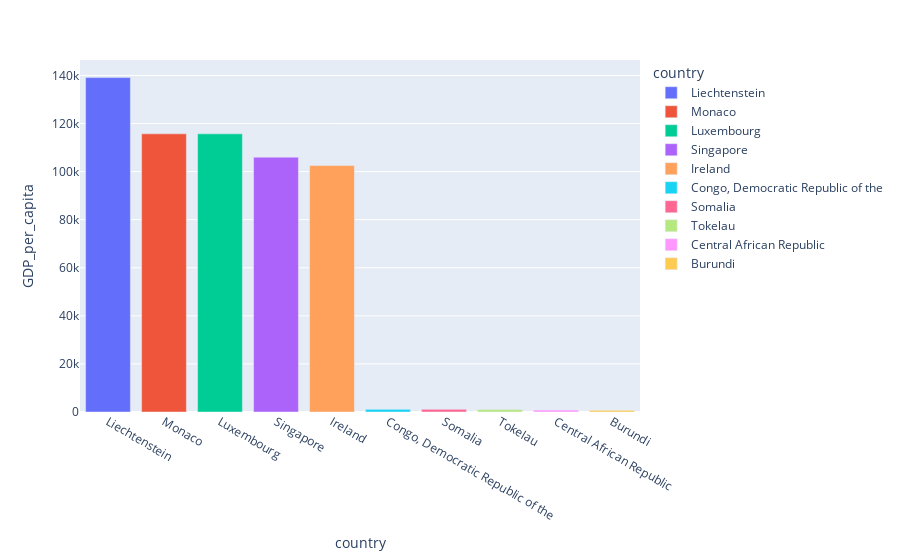

Write notebook code for a chart like this one.
### Markdown cell above
The difference between the two stands out much more in the visual than it does in words. Although this is a very simple example, we can easily expand our understanding of this data as we continue to visualize it. For example, here are the top and bottom 10 countries by per capita GDP:

### Code cell
# Grab top and bottom 10 rows
plotData = pd.concat([data.head(5), data.tail(5)])

# Plot the data
px.bar(plotData,x = 'country', y = 'GDP_per_capita', color='country')

### Figure 1 — Plotly figure (JSON) as saved in the notebook; plotly's stock layout.template omitted (floating-point values rounded to 4 significant figures)
{"data": [{"alignmentgroup": "True", "hovertemplate": "country=%{x}<br>GDP_per_capita=%{y}<extra></extra>", "legendgroup": "Liechtenstein", "marker": {"color": "#636efa", "pattern": {"shape": ""}}, "name": "Liechtenstein", "offsetgroup": "Liechtenstein", "orientation": "v", "showlegend": true, "textposition": "auto", "type": "bar", "x": ["Liechtenstein"], "xaxis": "x", "y": [139100], "yaxis": "y"}, {"alignmentgroup": "True", "hovertemplate": "country=%{x}<br>GDP_per_capita=%{y}<extra></extra>", "legendgroup": "Monaco", "marker": {"color": "#EF553B", "pattern": {"shape": ""}}, "name": "Monaco", "offsetgroup": "Monaco", "orientation": "v", "showlegend": true, "textposition": "auto", "type": "bar", "x": ["Monaco"], "xaxis": "x", "y": [115700], "yaxis": "y"}, {"alignmentgroup": "True", "hovertemplate": "country=%{x}<br>GDP_per_capita=%{y}<extra></extra>", "legendgroup": "Luxembourg", "marker": {"color": "#00cc96", "pattern": {"shape": ""}}, "name": "Luxembourg", "offsetgroup": "Luxembourg", "orientation": "v", "showlegend": true, "textposition": "auto", "type": "bar", "x": ["Luxembourg"], "xaxis": "x", "y": [115700], "yaxis": "y"}, {"alignmentgroup": "True", "hovertemplate": "country=%{x}<br>GDP_per_capita=%{y}<extra></extra>", "legendgroup": "Singapore", "marker": {"color": "#ab63fa", "pattern": {"shape": ""}}, "name": "Singapore", "offsetgroup": "Singapore", "orientation": "v", "showlegend": true, "textposition": "auto", "type": "bar", "x": ["Singapore"], "xaxis": "x", "y": [106000], "yaxis": "y"}, {"alignmentgroup": "True", "hovertemplate": "country=%{x}<br>GDP_per_capita=%{y}<extra></extra>", "legendgroup": "Ireland", "marker": {"color": "#FFA15A", "pattern": {"shape": ""}}, "name": "Ireland", "offsetgroup": "Ireland", "orientation": "v", "showlegend": true, "textposition": "auto", "type": "bar", "x": ["Ireland"], "xaxis": "x", "y": [102500], "yaxis": "y"}, {"alignmentgroup": "True", "hovertemplate": "country=%{x}<br>GDP_per_capita=%{y}<extra></extra>", "legendgroup": "Congo, Democratic Republic of the", "marker": {"color": "#19d3f3", "pattern": {"shape": ""}}, "name": "Congo, Democratic Republic of the", "offsetgroup": "Congo, Democratic Republic of the", "orientation": "v", "showlegend": true, "textposition": "auto", "type": "bar", "x": ["Congo, Democratic Republic of the"], "xaxis": "x", "y": [1100], "yaxis": "y"}, {"alignmentgroup": "True", "hovertemplate": "country=%{x}<br>GDP_per_capita=%{y}<extra></extra>", "legendgroup": "Somalia", "marker": {"color": "#FF6692", "pattern": {"shape": ""}}, "name": "Somalia", "offsetgroup": "Somalia", "orientation": "v", "showlegend": true, "textposition": "auto", "type": "bar", "x": ["Somalia"], "xaxis": "x", "y": [1100], "yaxis": "y"}, {"alignmentgroup": "True", "hovertemplate": "country=%{x}<br>GDP_per_capita=%{y}<extra></extra>", "legendgroup": "Tokelau", "marker": {"color": "#B6E880", "pattern": {"shape": ""}}, "name": "Tokelau", "offsetgroup": "Tokelau", "orientation": "v", "showlegend": true, "textposition": "auto", "type": "bar", "x": ["Tokelau"], "xaxis": "x", "y": [1000], "yaxis": "y"}, {"alignmentgroup": "True", "hovertemplate": "country=%{x}<br>GDP_per_capita=%{y}<extra></extra>", "legendgroup": "Central African Republic", "marker": {"color": "#FF97FF", "pattern": {"shape": ""}}, "name": "Central African Republic", "offsetgroup": "Central African Republic", "orientation": "v", "showlegend": true, "textposition": "auto", "type": "bar", "x": ["Central African Republic"], "xaxis": "x", "y": [800], "yaxis": "y"}, {"alignmentgroup": "True", "hovertemplate": "country=%{x}<br>GDP_per_capita=%{y}<extra></extra>", "legendgroup": "Burundi", "marker": {"color": "#FECB52", "pattern": {"shape": ""}}, "name": "Burundi", "offsetgroup": "Burundi", "orientation": "v", "showlegend": true, "textposition": "auto", "type": "bar", "x": ["Burundi"], "xaxis": "x", "y": [700], "yaxis": "y"}], "layout": {"barmode": "relative", "legend": {"title": {"text": "country"}, "tracegroupgap": 0}, "margin": {"t": 60}, "xaxis": {"anchor": "y", "categoryarray": ["Liechtenstein", "Monaco", "Luxembourg", "Singapore", "Ireland", "Congo, Democratic Republic of the", "Somalia", "Tokelau", "Central African Republic", "Burundi"], "categoryorder": "array", "domain": [0, 1], "title": {"text": "country"}}, "yaxis": {"anchor": "x", "domain": [0, 1], "title": {"text": "GDP_per_capita"}}}}
